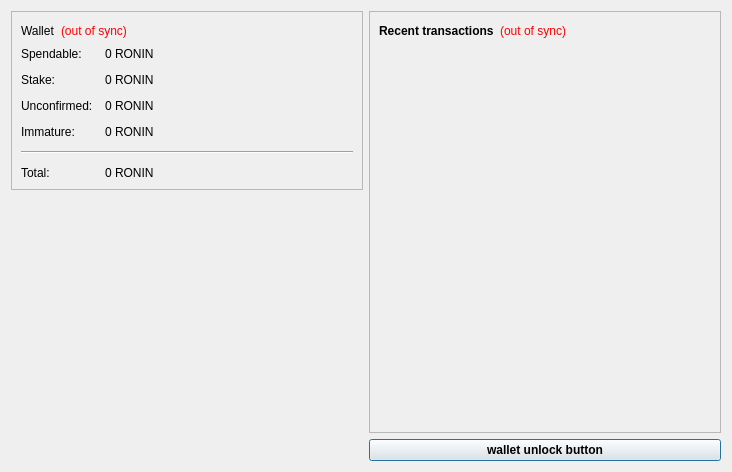
<?xml version="1.0" encoding="UTF-8"?>
<ui version="4.0">
 <class>OverviewPage</class>
 <widget class="QWidget" name="OverviewPage">
  <property name="geometry">
   <rect>
    <x>0</x>
    <y>0</y>
    <width>732</width>
    <height>472</height>
   </rect>
  </property>
  <property name="windowTitle">
   <string>Form</string>
  </property>
  <layout class="QHBoxLayout" name="horizontalLayout" stretch="0,0">
   <item>
    <layout class="QVBoxLayout" name="verticalLayout_2">
     <item>
      <widget class="QFrame" name="frame">
       <property name="frameShape">
        <enum>QFrame::StyledPanel</enum>
       </property>
       <property name="frameShadow">
        <enum>QFrame::Raised</enum>
       </property>
       <layout class="QVBoxLayout" name="verticalLayout_4">
        <item>
         <layout class="QHBoxLayout" name="horizontalLayout_4">
          <item>
           <widget class="QLabel" name="label_5">
            <property name="font">
             <font>
              <weight>50</weight>
              <bold>false</bold>
             </font>
            </property>
            <property name="text">
             <string>Wallet</string>
            </property>
           </widget>
          </item>
          <item>
           <widget class="QLabel" name="labelWalletStatus">
            <property name="toolTip">
             <string>The displayed information may be out of date. Your wallet automatically synchronizes with the samurai network after a connection is established, but this process has not completed yet.</string>
            </property>
            <property name="styleSheet">
             <string notr="true">QLabel { color: red; }</string>
            </property>
            <property name="text">
             <string notr="true">(out of sync)</string>
            </property>
            <property name="alignment">
             <set>Qt::AlignLeading|Qt::AlignLeft|Qt::AlignVCenter</set>
            </property>
           </widget>
          </item>
          <item>
           <spacer name="horizontalSpacer_2">
            <property name="orientation">
             <enum>Qt::Horizontal</enum>
            </property>
            <property name="sizeHint" stdset="0">
             <size>
              <width>40</width>
              <height>20</height>
             </size>
            </property>
           </spacer>
          </item>
         </layout>
        </item>
        <item>
         <layout class="QFormLayout" name="formLayout_2">
          <property name="fieldGrowthPolicy">
           <enum>QFormLayout::AllNonFixedFieldsGrow</enum>
          </property>
          <property name="horizontalSpacing">
           <number>12</number>
          </property>
          <property name="verticalSpacing">
           <number>12</number>
          </property>
          <item row="0" column="0">
           <widget class="QLabel" name="label">
            <property name="text">
             <string>Spendable:</string>
            </property>
           </widget>
          </item>
          <item row="0" column="1">
           <widget class="QLabel" name="labelBalance">
            <property name="font">
             <font>
              <weight>50</weight>
              <bold>false</bold>
             </font>
            </property>
            <property name="cursor">
             <cursorShape>IBeamCursor</cursorShape>
            </property>
            <property name="toolTip">
             <string>Your current spendable balance</string>
            </property>
            <property name="text">
             <string notr="true">0 RONIN</string>
            </property>
            <property name="textInteractionFlags">
             <set>Qt::LinksAccessibleByMouse|Qt::TextSelectableByKeyboard|Qt::TextSelectableByMouse</set>
            </property>
           </widget>
          </item>
          <item row="1" column="0">
           <widget class="QLabel" name="label_6">
            <property name="text">
             <string>Stake:</string>
            </property>
           </widget>
          </item>
          <item row="1" column="1">
           <widget class="QLabel" name="labelStake">
            <property name="font">
             <font>
              <weight>50</weight>
              <bold>false</bold>
             </font>
            </property>
            <property name="cursor">
             <cursorShape>IBeamCursor</cursorShape>
            </property>
            <property name="toolTip">
             <string>Total of coins that was staked, and do not yet count toward the current balance</string>
            </property>
            <property name="text">
             <string notr="true">0 RONIN</string>
            </property>
            <property name="textInteractionFlags">
             <set>Qt::LinksAccessibleByMouse|Qt::TextSelectableByKeyboard|Qt::TextSelectableByMouse</set>
            </property>
           </widget>
          </item>
          <item row="2" column="0">
           <widget class="QLabel" name="label_3">
            <property name="text">
             <string>Unconfirmed:</string>
            </property>
           </widget>
          </item>
          <item row="2" column="1">
           <widget class="QLabel" name="labelUnconfirmed">
            <property name="font">
             <font>
              <weight>50</weight>
              <bold>false</bold>
             </font>
            </property>
            <property name="cursor">
             <cursorShape>IBeamCursor</cursorShape>
            </property>
            <property name="toolTip">
             <string>Total of transactions that have yet to be confirmed, and do not yet count toward the current balance</string>
            </property>
            <property name="text">
             <string notr="true">0 RONIN</string>
            </property>
            <property name="textInteractionFlags">
             <set>Qt::LinksAccessibleByMouse|Qt::TextSelectableByKeyboard|Qt::TextSelectableByMouse</set>
            </property>
           </widget>
          </item>
          <item row="3" column="0">
           <widget class="QLabel" name="labelImmatureText">
            <property name="text">
             <string>Immature:</string>
            </property>
           </widget>
          </item>
          <item row="3" column="1">
           <widget class="QLabel" name="labelImmature">
            <property name="font">
             <font>
              <weight>50</weight>
              <bold>false</bold>
             </font>
            </property>
            <property name="toolTip">
             <string>Mined balance that has not yet matured</string>
            </property>
            <property name="text">
             <string notr="true">0 RONIN</string>
            </property>
            <property name="textInteractionFlags">
             <set>Qt::LinksAccessibleByMouse|Qt::TextSelectableByKeyboard|Qt::TextSelectableByMouse</set>
            </property>
           </widget>
          </item>
          <item row="4" column="0" colspan="2">
           <widget class="Line" name="line">
            <property name="orientation">
             <enum>Qt::Horizontal</enum>
            </property>
           </widget>
          </item>
          <item row="5" column="0">
           <widget class="QLabel" name="labelTotalText">
            <property name="text">
             <string>Total:</string>
            </property>
           </widget>
          </item>
          <item row="5" column="1">
           <widget class="QLabel" name="labelTotal">
            <property name="font">
             <font>
              <weight>50</weight>
              <bold>false</bold>
             </font>
            </property>
            <property name="cursor">
             <cursorShape>IBeamCursor</cursorShape>
            </property>
            <property name="toolTip">
             <string>Your current total balance</string>
            </property>
            <property name="text">
             <string notr="true">0 RONIN</string>
            </property>
            <property name="textInteractionFlags">
             <set>Qt::LinksAccessibleByMouse|Qt::TextSelectableByKeyboard|Qt::TextSelectableByMouse</set>
            </property>
           </widget>
          </item>
         </layout>
        </item>
       </layout>
      </widget>
     </item>
     <item>
      <spacer name="verticalSpacer_4">
       <property name="orientation">
        <enum>Qt::Vertical</enum>
       </property>
       <property name="sizeHint" stdset="0">
        <size>
         <width>20</width>
         <height>40</height>
        </size>
       </property>
      </spacer>
     </item>
     <item>
      <widget class="QLabel" name="label_2">
       <property name="text">
        <string/>
       </property>
       <property name="pixmap">
        <pixmap resource="../bitcoin.qrc">:/images/wallet_logo</pixmap>
       </property>
       <property name="alignment">
        <set>Qt::AlignCenter</set>
       </property>
      </widget>
     </item>
     <item>
      <spacer name="verticalSpacer">
       <property name="orientation">
        <enum>Qt::Vertical</enum>
       </property>
       <property name="sizeHint" stdset="0">
        <size>
         <width>20</width>
         <height>40</height>
        </size>
       </property>
      </spacer>
     </item>
    </layout>
   </item>
   <item>
    <layout class="QVBoxLayout" name="verticalLayout_3">
     <item>
      <widget class="QFrame" name="frame_2">
       <property name="frameShape">
        <enum>QFrame::StyledPanel</enum>
       </property>
       <property name="frameShadow">
        <enum>QFrame::Raised</enum>
       </property>
       <layout class="QVBoxLayout" name="verticalLayout">
        <item>
         <layout class="QHBoxLayout" name="horizontalLayout_2">
          <item>
           <widget class="QLabel" name="label_4">
            <property name="text">
             <string>&lt;b&gt;Recent transactions&lt;/b&gt;</string>
            </property>
           </widget>
          </item>
          <item>
           <widget class="QLabel" name="labelTransactionsStatus">
            <property name="toolTip">
             <string>The displayed information may be out of date. Your wallet automatically synchronizes with the samurai network after a connection is established, but this process has not completed yet.</string>
            </property>
            <property name="styleSheet">
             <string notr="true">QLabel { color: red; }</string>
            </property>
            <property name="text">
             <string notr="true">(out of sync)</string>
            </property>
            <property name="alignment">
             <set>Qt::AlignRight|Qt::AlignTrailing|Qt::AlignVCenter</set>
            </property>
           </widget>
          </item>
          <item>
           <spacer name="horizontalSpacer">
            <property name="orientation">
             <enum>Qt::Horizontal</enum>
            </property>
            <property name="sizeHint" stdset="0">
             <size>
              <width>40</width>
              <height>20</height>
             </size>
            </property>
           </spacer>
          </item>
         </layout>
        </item>
        <item>
         <widget class="QListView" name="listTransactions">
          <property name="styleSheet">
           <string notr="true">QListView { background: transparent; }</string>
          </property>
          <property name="frameShape">
           <enum>QFrame::NoFrame</enum>
          </property>
          <property name="verticalScrollBarPolicy">
           <enum>Qt::ScrollBarAlwaysOff</enum>
          </property>
          <property name="horizontalScrollBarPolicy">
           <enum>Qt::ScrollBarAlwaysOff</enum>
          </property>
          <property name="selectionMode">
           <enum>QAbstractItemView::NoSelection</enum>
          </property>
         </widget>
        </item>
       </layout>
      </widget>
     </item>
     <item>
      <widget class="QPushButton" name="unlockWalletButton">
       <property name="sizePolicy">
        <sizepolicy hsizetype="Minimum" vsizetype="Fixed">
         <horstretch>0</horstretch>
         <verstretch>0</verstretch>
        </sizepolicy>
       </property>
       <property name="maximumSize">
        <size>
         <width>16777214</width>
         <height>16777214</height>
        </size>
       </property>
       <property name="font">
        <font>
         <weight>75</weight>
         <bold>true</bold>
        </font>
       </property>
       <property name="toolTip">
        <string/>
       </property>
       <property name="text">
        <string>wallet unlock button</string>
       </property>
       <property name="checkable">
        <bool>false</bool>
       </property>
       <property name="autoDefault">
        <bool>false</bool>
       </property>
       <property name="default">
        <bool>true</bool>
       </property>
       <property name="flat">
        <bool>false</bool>
       </property>
      </widget>
     </item>
    </layout>
   </item>
  </layout>
 </widget>
 <resources>
  <include location="../bitcoin.qrc"/>
 </resources>
 <connections/>
</ui>
